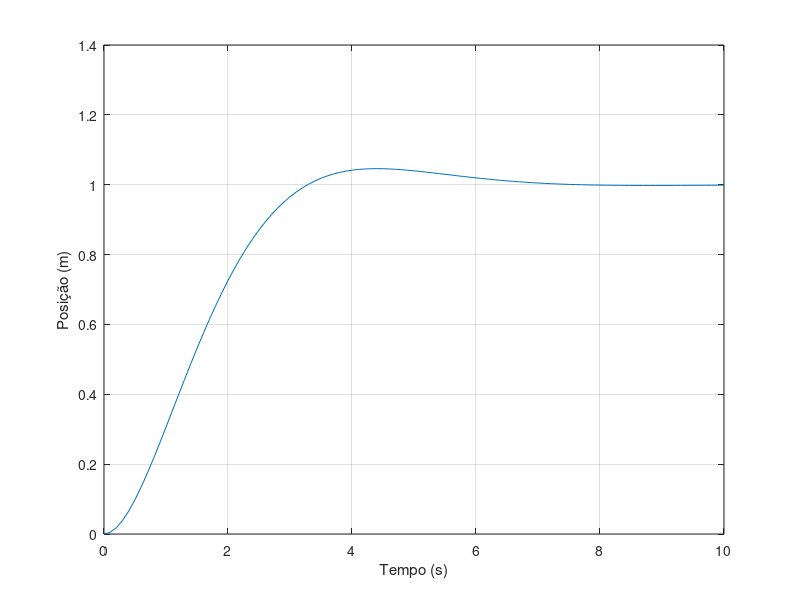

This figure's MATLAB source:
x = 0:0.1:10;


m = 1;
b = 1.4;
k = 1;
f = 1;

r1 = (-b + sqrt(b^2 -4*k*m))/(2*m);
r2 = (-b - sqrt(b^2 -4*k*m))/(2*m);

alfa = -b/(2*m);
beta = sqrt(4*m*k - b^2)/ (2*m);


C2 = -f/k;
C1 = -C2 * alfa/beta;

y = exp(alfa.*x).*(C1*sin(beta.*x) + C2*cos(beta.*x)) + f/k;
plot(x,y)
hold on;
grid on;
xlabel ('Tempo (s)')
ylabel ('Posição (m)')
% print -dpng -r400 questao2.png
